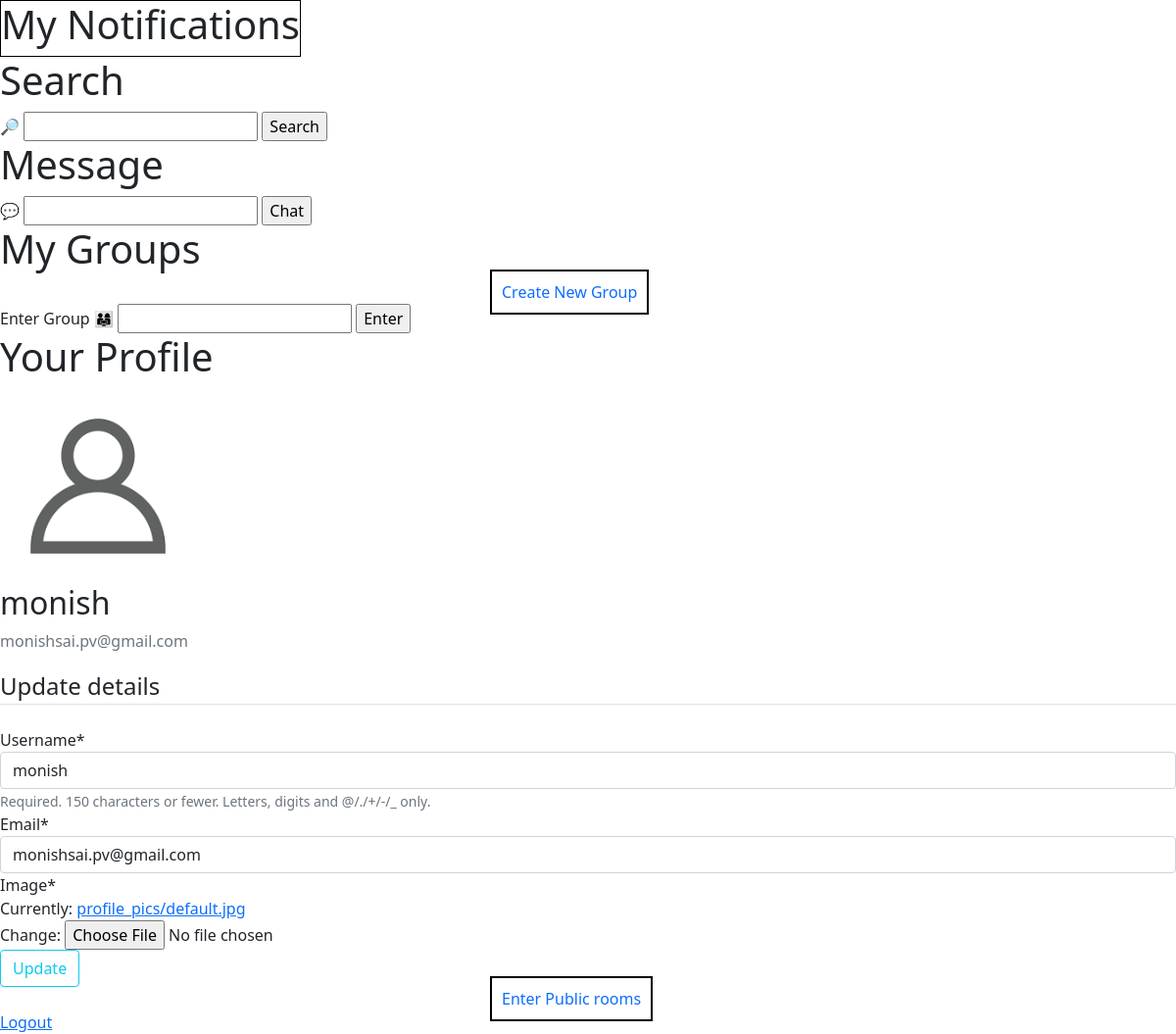
Page /profile (signed in) on the earlier database version.
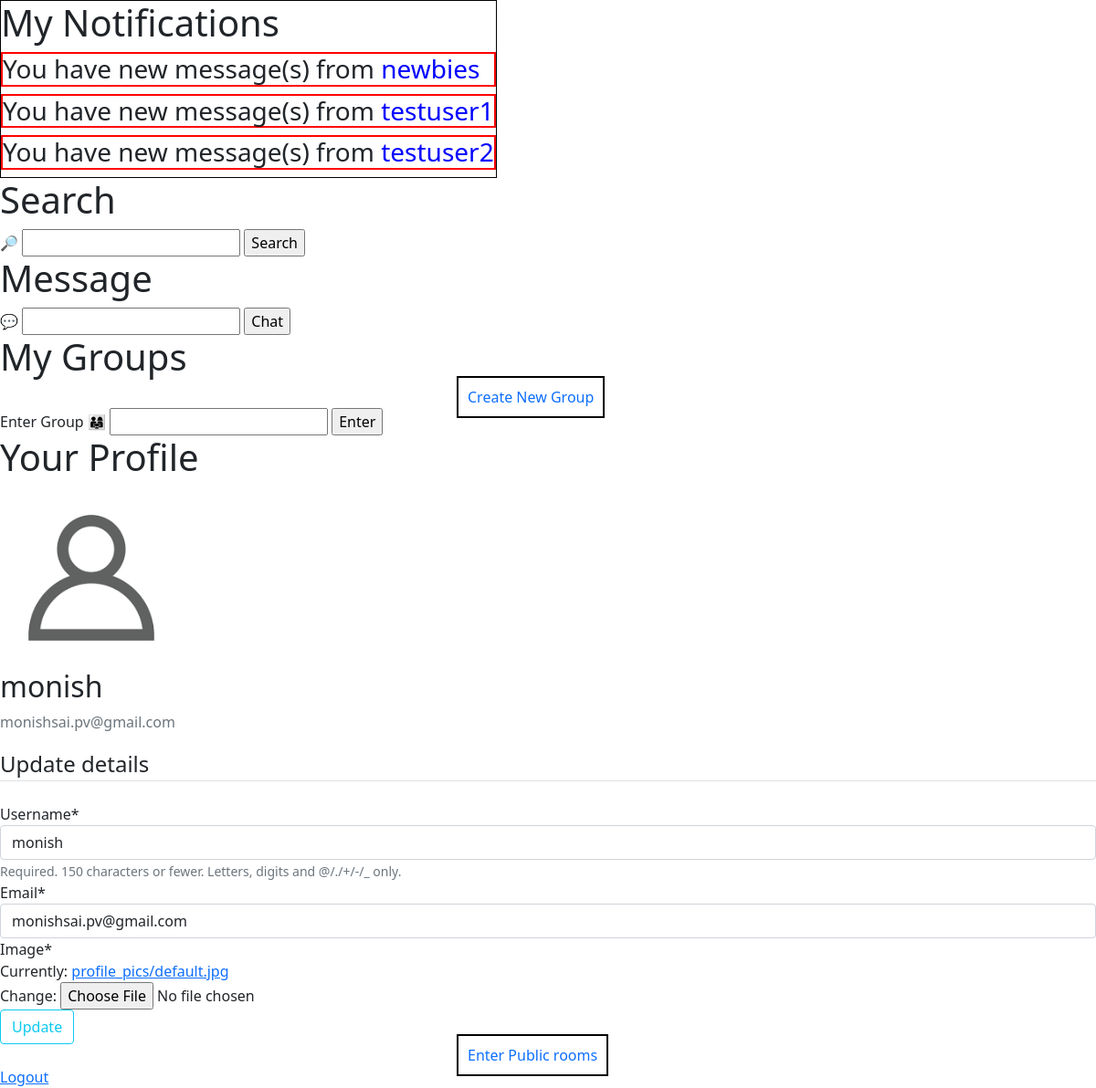
Same page on the later database version.
### chat/models.py (models this page shows, shortened)
class Profile(models.Model):
    user=models.OneToOneField(User,related_name='Profile',on_delete=models.CASCADE)
    image = models.ImageField(default='default.jpg',upload_to='profile_pics')
    is_online = models.BooleanField(default=False)

class Notification(models.Model):
    user = models.CharField(max_length=1000000)

### chat/views.py (the view)
# urls.py: path('profile',cviews.profile,name='profile'),
@login_required
def profile(request):
    if request.method=='POST':
        u_update=UserUpdateForm(request.POST,instance=request.user)
        p_update=ProfileUpdateForm(request.POST,request.FILES,instance=request.user.Profile)
        if u_update.is_valid() and p_update.is_valid():
            u_update.save()
            p_update.save()
            messages.success(request,'Your details have been updated.')
            return redirect('profile')
    else:
        u_update=UserUpdateForm(instance=request.user)
        p_update=ProfileUpdateForm(instance=request.user.Profile)
    context={
        'u_update':u_update,
        'p_update':p_update,
        'notifications':Notification.objects.all(),
        'group':Group.objects.all(),
    }
    return render(request,'chat/profile.html',context)

### chat/forms.py
class UserUpdateForm(forms.ModelForm):
    email=forms.EmailField()
    class Meta:
        model=User
        fields=['username','email',]

class ProfileUpdateForm(forms.ModelForm):
    class Meta:
        model=Profile
        fields = ['image']

### chat/templates/chat/profile.html (shortened to what this page needs)
{% load crispy_forms_tags %}
<!DOCTYPE html>
<html lang="en">
<head>
    <link href="https://cdn.jsdelivr.net/npm/bootstrap@5.0.2/dist/css/bootstrap.min.css" rel="stylesheet">
</head>
<body>
    <div class="content-section">
        <div class="media" style='border:1px solid black; height:fit-content; width:fit-content'>
            <h1>My Notifications</h1>
            {% for noti in notifications %}
                {% if noti.user != user.username %}
                    <h3 style='border:2px solid red;'>You have new message(s) from <a style='color:blue;'>{{ noti.user }}</a></h3>
                {% endif %}
            {% endfor %}
        </div>
        <div class="media">
            <h1>Search</h1>
            <form id="post-form" method="POST" action="search">
                <label>🔎</label>
                <input type="text" name="search_user" id="search_user" width="100px" />
                <input type="submit" value="Search">
            </form>
        </div>
        <div class="media">
            <h1>Message</h1>
            <form id="post-form" method="POST" action="privatecheckview">
                <label>💬</label>
                <input type="text" name="room_name" id="room_name" width="100px" />
                <input type="submit" value="Chat">
            </form>
        </div>
        <div class="media">
            <h1>My Groups</h1>
            <a style="text-decoration-line: none; border: 2px solid black; width: 300px; height: 300px; padding: 10px; margin: 500px;" href="{% url 'creategroup' %}">Create New Group</a>
            <form id="post-form" method="POST" action="check_group">
                <label>Enter Group 👨‍👩‍👧</label>
                <input type="text" name="check_group" id="check_group" width="100px" />
                <input type="submit" value="Enter">
            </form>
        </div>
        <div class="media">
            <h1>Your Profile</h1>
            <img class="rounded-circle account-img" src="{{ user.Profile.image.url }}" style="max-width: 200px; max-height: 200px;">
            <div class="media-body">
                <h2 class="account-heading">{{ user.username }}</h2>
                <p class="text-secondary">{{ user.email }}</p>
            </div>
        </div>
        <form method="POST" enctype="multipart/form-data">
            <fieldset class="form-group">
                <legend class="border-bottom mb-4">Update details</legend>
                {{ u_update|crispy }}
                {{ p_update|crispy }}
            </fieldset>
            <div class="form-group">
                <button class="btn btn-outline-info" type="submit">Update</button>
            </div>
        </form>
    </div>
    <a style="text-decoration-line: none; border: 2px solid black; width: 300px; height: 300px; padding: 10px; margin: 500px;"href="{% url 'home' %}">Enter Public rooms</a>
    <a href="{% url 'logout' %}">Logout</a>
</body>
</html>

Differences in the rows shown:
added Notification: user "newbies"
added Notification: user "testuser1"
added Notification: user "testuser2"
